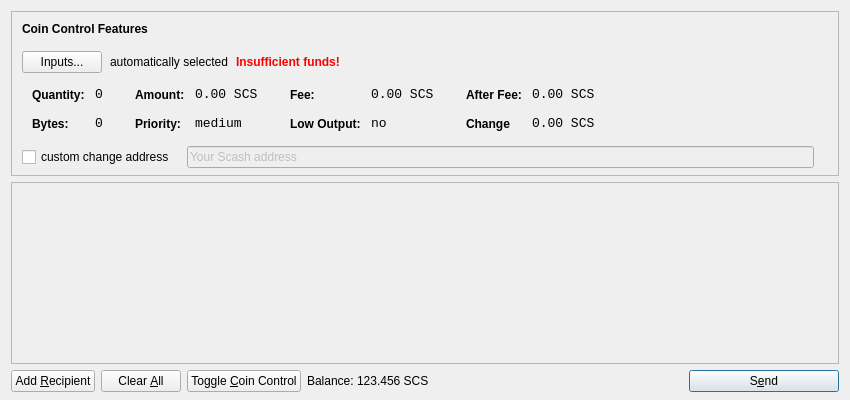
<?xml version="1.0" encoding="UTF-8"?>
<ui version="4.0">
 <class>SendCoinsDialog</class>
 <widget class="QDialog" name="SendCoinsDialog">
  <property name="geometry">
   <rect>
    <x>0</x>
    <y>0</y>
    <width>850</width>
    <height>400</height>
   </rect>
  </property>
  <property name="windowTitle">
   <string>Send Coins</string>
  </property>
  <layout class="QVBoxLayout" name="verticalLayout" stretch="0,1,0">
   <property name="bottomMargin">
    <number>8</number>
   </property>
   <item>
    <widget class="QFrame" name="frameCoinControl">
     <property name="sizePolicy">
      <sizepolicy hsizetype="Expanding" vsizetype="Expanding">
       <horstretch>0</horstretch>
       <verstretch>0</verstretch>
      </sizepolicy>
     </property>
     <property name="maximumSize">
      <size>
       <width>16777215</width>
       <height>16777215</height>
      </size>
     </property>
     <property name="frameShape">
      <enum>QFrame::StyledPanel</enum>
     </property>
     <property name="frameShadow">
      <enum>QFrame::Sunken</enum>
     </property>
     <layout class="QVBoxLayout" name="verticalLayoutCoinControl2">
      <property name="spacing">
       <number>6</number>
      </property>
      <property name="leftMargin">
       <number>0</number>
      </property>
      <property name="topMargin">
       <number>0</number>
      </property>
      <property name="rightMargin">
       <number>0</number>
      </property>
      <property name="bottomMargin">
       <number>6</number>
      </property>
      <item>
       <layout class="QVBoxLayout" name="verticalLayoutCoinControl" stretch="0,0,0,0,1">
        <property name="spacing">
         <number>0</number>
        </property>
        <property name="leftMargin">
         <number>10</number>
        </property>
        <property name="topMargin">
         <number>10</number>
        </property>
        <item>
         <layout class="QHBoxLayout" name="horizontalLayoutCoinControl1">
          <property name="bottomMargin">
           <number>15</number>
          </property>
          <item>
           <widget class="QLabel" name="labelCoinControlFeatures">
            <property name="sizePolicy">
             <sizepolicy hsizetype="Preferred" vsizetype="Maximum">
              <horstretch>0</horstretch>
              <verstretch>0</verstretch>
             </sizepolicy>
            </property>
            <property name="font">
             <font>
              <weight>75</weight>
              <bold>true</bold>
             </font>
            </property>
            <property name="styleSheet">
             <string notr="true">font-weight:bold;</string>
            </property>
            <property name="text">
             <string>Coin Control Features</string>
            </property>
           </widget>
          </item>
         </layout>
        </item>
        <item>
         <layout class="QHBoxLayout" name="horizontalLayoutCoinControl2" stretch="0,0,0,0">
          <property name="spacing">
           <number>8</number>
          </property>
          <property name="bottomMargin">
           <number>10</number>
          </property>
          <item>
           <widget class="QPushButton" name="pushButtonCoinControl">
            <property name="toolTip">
             <string>Source addresses for payment</string>
            </property>
            <property name="styleSheet">
             <string notr="true"/>
            </property>
            <property name="text">
             <string>Inputs...</string>
            </property>
           </widget>
          </item>
          <item>
           <widget class="QLabel" name="labelCoinControlAutomaticallySelected">
            <property name="text">
             <string>automatically selected</string>
            </property>
            <property name="margin">
             <number>5</number>
            </property>
           </widget>
          </item>
          <item>
           <widget class="QLabel" name="labelCoinControlInsuffFunds">
            <property name="font">
             <font>
              <weight>75</weight>
              <bold>true</bold>
             </font>
            </property>
            <property name="styleSheet">
             <string notr="true">color:red;font-weight:bold;</string>
            </property>
            <property name="text">
             <string>Insufficient funds!</string>
            </property>
            <property name="margin">
             <number>5</number>
            </property>
           </widget>
          </item>
          <item>
           <spacer name="horizontalSpacerCoinControl">
            <property name="orientation">
             <enum>Qt::Horizontal</enum>
            </property>
            <property name="sizeHint" stdset="0">
             <size>
              <width>40</width>
              <height>1</height>
             </size>
            </property>
           </spacer>
          </item>
         </layout>
        </item>
        <item>
         <widget class="QWidget" name="widgetCoinControl" native="true">
          <property name="sizePolicy">
           <sizepolicy hsizetype="Preferred" vsizetype="Preferred">
            <horstretch>0</horstretch>
            <verstretch>0</verstretch>
           </sizepolicy>
          </property>
          <property name="minimumSize">
           <size>
            <width>0</width>
            <height>0</height>
           </size>
          </property>
          <property name="styleSheet">
           <string notr="true"/>
          </property>
          <layout class="QHBoxLayout" name="horizontalLayoutCoinControl5">
           <property name="leftMargin">
            <number>0</number>
           </property>
           <property name="topMargin">
            <number>0</number>
           </property>
           <property name="rightMargin">
            <number>0</number>
           </property>
           <property name="bottomMargin">
            <number>0</number>
           </property>
           <item>
            <layout class="QHBoxLayout" name="horizontalLayoutCoinControl3" stretch="0,0,0,1">
             <property name="spacing">
              <number>20</number>
             </property>
             <property name="topMargin">
              <number>0</number>
             </property>
             <property name="bottomMargin">
              <number>10</number>
             </property>
             <item>
              <layout class="QFormLayout" name="formLayoutCoinControl1">
               <property name="horizontalSpacing">
                <number>10</number>
               </property>
               <property name="verticalSpacing">
                <number>14</number>
               </property>
               <property name="leftMargin">
                <number>10</number>
               </property>
               <property name="topMargin">
                <number>4</number>
               </property>
               <property name="rightMargin">
                <number>6</number>
               </property>
               <item row="0" column="0">
                <widget class="QLabel" name="labelCoinControlQuantityText">
                 <property name="styleSheet">
                  <string notr="true">font-weight:bold;</string>
                 </property>
                 <property name="text">
                  <string>Quantity:</string>
                 </property>
                 <property name="margin">
                  <number>0</number>
                 </property>
                </widget>
               </item>
               <item row="0" column="1">
                <widget class="QLabel" name="labelCoinControlQuantity">
                 <property name="font">
                  <font>
                   <family>Monospace</family>
                   <pointsize>10</pointsize>
                  </font>
                 </property>
                 <property name="cursor">
                  <cursorShape>IBeamCursor</cursorShape>
                 </property>
                 <property name="contextMenuPolicy">
                  <enum>Qt::ActionsContextMenu</enum>
                 </property>
                 <property name="text">
                  <string>0</string>
                 </property>
                 <property name="margin">
                  <number>0</number>
                 </property>
                 <property name="textInteractionFlags">
                  <set>Qt::LinksAccessibleByMouse|Qt::TextSelectableByKeyboard|Qt::TextSelectableByMouse</set>
                 </property>
                </widget>
               </item>
               <item row="1" column="0">
                <widget class="QLabel" name="labelCoinControlBytesText">
                 <property name="styleSheet">
                  <string notr="true">font-weight:bold;</string>
                 </property>
                 <property name="text">
                  <string>Bytes:</string>
                 </property>
                </widget>
               </item>
               <item row="1" column="1">
                <widget class="QLabel" name="labelCoinControlBytes">
                 <property name="font">
                  <font>
                   <family>Monospace</family>
                   <pointsize>10</pointsize>
                  </font>
                 </property>
                 <property name="cursor">
                  <cursorShape>IBeamCursor</cursorShape>
                 </property>
                 <property name="contextMenuPolicy">
                  <enum>Qt::ActionsContextMenu</enum>
                 </property>
                 <property name="text">
                  <string>0</string>
                 </property>
                 <property name="textInteractionFlags">
                  <set>Qt::LinksAccessibleByMouse|Qt::TextSelectableByKeyboard|Qt::TextSelectableByMouse</set>
                 </property>
                </widget>
               </item>
              </layout>
             </item>
             <item>
              <layout class="QFormLayout" name="formLayoutCoinControl2">
               <property name="horizontalSpacing">
                <number>10</number>
               </property>
               <property name="verticalSpacing">
                <number>14</number>
               </property>
               <property name="leftMargin">
                <number>6</number>
               </property>
               <property name="topMargin">
                <number>4</number>
               </property>
               <property name="rightMargin">
                <number>6</number>
               </property>
               <item row="0" column="0">
                <widget class="QLabel" name="labelCoinControlAmountText">
                 <property name="styleSheet">
                  <string notr="true">font-weight:bold;</string>
                 </property>
                 <property name="text">
                  <string>Amount:</string>
                 </property>
                 <property name="margin">
                  <number>0</number>
                 </property>
                </widget>
               </item>
               <item row="0" column="1">
                <widget class="QLabel" name="labelCoinControlAmount">
                 <property name="font">
                  <font>
                   <family>Monospace</family>
                   <pointsize>10</pointsize>
                  </font>
                 </property>
                 <property name="cursor">
                  <cursorShape>IBeamCursor</cursorShape>
                 </property>
                 <property name="contextMenuPolicy">
                  <enum>Qt::ActionsContextMenu</enum>
                 </property>
                 <property name="text">
                  <string>0.00 SCS</string>
                 </property>
                 <property name="textInteractionFlags">
                  <set>Qt::LinksAccessibleByMouse|Qt::TextSelectableByKeyboard|Qt::TextSelectableByMouse</set>
                 </property>
                </widget>
               </item>
               <item row="1" column="0">
                <widget class="QLabel" name="labelCoinControlPriorityText">
                 <property name="styleSheet">
                  <string notr="true">font-weight:bold;</string>
                 </property>
                 <property name="text">
                  <string>Priority:</string>
                 </property>
                </widget>
               </item>
               <item row="1" column="1">
                <widget class="QLabel" name="labelCoinControlPriority">
                 <property name="font">
                  <font>
                   <family>Monospace</family>
                   <pointsize>10</pointsize>
                  </font>
                 </property>
                 <property name="cursor">
                  <cursorShape>IBeamCursor</cursorShape>
                 </property>
                 <property name="contextMenuPolicy">
                  <enum>Qt::ActionsContextMenu</enum>
                 </property>
                 <property name="text">
                  <string>medium</string>
                 </property>
                 <property name="textInteractionFlags">
                  <set>Qt::LinksAccessibleByMouse|Qt::TextSelectableByKeyboard|Qt::TextSelectableByMouse</set>
                 </property>
                </widget>
               </item>
              </layout>
             </item>
             <item>
              <layout class="QFormLayout" name="formLayoutCoinControl3">
               <property name="horizontalSpacing">
                <number>10</number>
               </property>
               <property name="verticalSpacing">
                <number>14</number>
               </property>
               <property name="leftMargin">
                <number>6</number>
               </property>
               <property name="topMargin">
                <number>4</number>
               </property>
               <property name="rightMargin">
                <number>6</number>
               </property>
               <item row="0" column="0">
                <widget class="QLabel" name="labelCoinControlFeeText">
                 <property name="styleSheet">
                  <string notr="true">font-weight:bold;</string>
                 </property>
                 <property name="text">
                  <string>Fee:</string>
                 </property>
                 <property name="margin">
                  <number>0</number>
                 </property>
                </widget>
               </item>
               <item row="0" column="1">
                <widget class="QLabel" name="labelCoinControlFee">
                 <property name="font">
                  <font>
                   <family>Monospace</family>
                   <pointsize>10</pointsize>
                  </font>
                 </property>
                 <property name="cursor">
                  <cursorShape>IBeamCursor</cursorShape>
                 </property>
                 <property name="contextMenuPolicy">
                  <enum>Qt::ActionsContextMenu</enum>
                 </property>
                 <property name="text">
                  <string>0.00 SCS</string>
                 </property>
                 <property name="textInteractionFlags">
                  <set>Qt::LinksAccessibleByMouse|Qt::TextSelectableByKeyboard|Qt::TextSelectableByMouse</set>
                 </property>
                </widget>
               </item>
               <item row="1" column="0">
                <widget class="QLabel" name="labelCoinControlLowOutputText">
                 <property name="styleSheet">
                  <string notr="true">font-weight:bold;</string>
                 </property>
                 <property name="text">
                  <string>Low Output:</string>
                 </property>
                </widget>
               </item>
               <item row="1" column="1">
                <widget class="QLabel" name="labelCoinControlLowOutput">
                 <property name="font">
                  <font>
                   <family>Monospace</family>
                   <pointsize>10</pointsize>
                  </font>
                 </property>
                 <property name="cursor">
                  <cursorShape>IBeamCursor</cursorShape>
                 </property>
                 <property name="contextMenuPolicy">
                  <enum>Qt::ActionsContextMenu</enum>
                 </property>
                 <property name="text">
                  <string>no</string>
                 </property>
                 <property name="textInteractionFlags">
                  <set>Qt::LinksAccessibleByMouse|Qt::TextSelectableByKeyboard|Qt::TextSelectableByMouse</set>
                 </property>
                </widget>
               </item>
              </layout>
             </item>
             <item>
              <layout class="QFormLayout" name="formLayoutCoinControl4">
               <property name="horizontalSpacing">
                <number>10</number>
               </property>
               <property name="verticalSpacing">
                <number>14</number>
               </property>
               <property name="leftMargin">
                <number>6</number>
               </property>
               <property name="topMargin">
                <number>4</number>
               </property>
               <property name="rightMargin">
                <number>6</number>
               </property>
               <item row="0" column="0">
                <widget class="QLabel" name="labelCoinControlAfterFeeText">
                 <property name="styleSheet">
                  <string notr="true">font-weight:bold;</string>
                 </property>
                 <property name="text">
                  <string>After Fee:</string>
                 </property>
                 <property name="margin">
                  <number>0</number>
                 </property>
                </widget>
               </item>
               <item row="0" column="1">
                <widget class="QLabel" name="labelCoinControlAfterFee">
                 <property name="font">
                  <font>
                   <family>Monospace</family>
                   <pointsize>10</pointsize>
                  </font>
                 </property>
                 <property name="cursor">
                  <cursorShape>IBeamCursor</cursorShape>
                 </property>
                 <property name="contextMenuPolicy">
                  <enum>Qt::ActionsContextMenu</enum>
                 </property>
                 <property name="text">
                  <string>0.00 SCS</string>
                 </property>
                 <property name="textInteractionFlags">
                  <set>Qt::LinksAccessibleByMouse|Qt::TextSelectableByKeyboard|Qt::TextSelectableByMouse</set>
                 </property>
                </widget>
               </item>
               <item row="1" column="0">
                <widget class="QLabel" name="labelCoinControlChangeText">
                 <property name="styleSheet">
                  <string notr="true">font-weight:bold;</string>
                 </property>
                 <property name="text">
                  <string>Change</string>
                 </property>
                </widget>
               </item>
               <item row="1" column="1">
                <widget class="QLabel" name="labelCoinControlChange">
                 <property name="font">
                  <font>
                   <family>Monospace</family>
                   <pointsize>10</pointsize>
                  </font>
                 </property>
                 <property name="cursor">
                  <cursorShape>IBeamCursor</cursorShape>
                 </property>
                 <property name="contextMenuPolicy">
                  <enum>Qt::ActionsContextMenu</enum>
                 </property>
                 <property name="text">
                  <string>0.00 SCS</string>
                 </property>
                 <property name="textInteractionFlags">
                  <set>Qt::LinksAccessibleByMouse|Qt::TextSelectableByKeyboard|Qt::TextSelectableByMouse</set>
                 </property>
                </widget>
               </item>
              </layout>
             </item>
            </layout>
           </item>
          </layout>
         </widget>
        </item>
        <item>
         <layout class="QHBoxLayout" name="horizontalLayoutCoinControl4" stretch="0,0,0">
          <property name="spacing">
           <number>12</number>
          </property>
          <property name="sizeConstraint">
           <enum>QLayout::SetDefaultConstraint</enum>
          </property>
          <property name="topMargin">
           <number>5</number>
          </property>
          <property name="rightMargin">
           <number>5</number>
          </property>
          <item>
           <widget class="QCheckBox" name="checkBoxCoinControlChange">
            <property name="toolTip">
             <string>DO NOT ENABLE UNLESS YOU ARE FULLY UNDERSTAND WHAT ARE YOU DOING! YOU MAY LOSE FUNDS OTHEWISE!</string>
            </property>
            <property name="text">
             <string>custom change address</string>
            </property>
           </widget>
          </item>
          <item>
           <widget class="QLineEdit" name="lineEditCoinControlChange">
            <property name="enabled">
             <bool>false</bool>
            </property>
            <property name="sizePolicy">
             <sizepolicy hsizetype="Expanding" vsizetype="Fixed">
              <horstretch>0</horstretch>
              <verstretch>0</verstretch>
             </sizepolicy>
            </property>
            <property name="toolTip">
             <string>DO NOT FILL UNLESS YOU ARE FULLY UNDERSTAND WHAT ARE YOU DOING! YOU MAY LOSE FUNDS OTHEWISE!</string>
            </property>
            <property name="text">
             <string>Your Scash address</string>
            </property>
           </widget>
          </item>
          <item>
           <widget class="QLabel" name="labelCoinControlChangeLabel">
            <property name="sizePolicy">
             <sizepolicy hsizetype="Preferred" vsizetype="Expanding">
              <horstretch>0</horstretch>
              <verstretch>0</verstretch>
             </sizepolicy>
            </property>
            <property name="minimumSize">
             <size>
              <width>0</width>
              <height>0</height>
             </size>
            </property>
            <property name="text">
             <string/>
            </property>
            <property name="margin">
             <number>3</number>
            </property>
           </widget>
          </item>
         </layout>
        </item>
        <item>
         <spacer name="verticalSpacerCoinControl">
          <property name="orientation">
           <enum>Qt::Vertical</enum>
          </property>
          <property name="sizeHint" stdset="0">
           <size>
            <width>800</width>
            <height>1</height>
           </size>
          </property>
         </spacer>
        </item>
       </layout>
      </item>
     </layout>
    </widget>
   </item>
   <item>
    <widget class="QScrollArea" name="scrollArea">
     <property name="widgetResizable">
      <bool>true</bool>
     </property>
     <widget class="QWidget" name="scrollAreaWidgetContents">
      <property name="geometry">
       <rect>
        <x>0</x>
        <y>0</y>
        <width>830</width>
        <height>156</height>
       </rect>
      </property>
      <layout class="QVBoxLayout" name="verticalLayout_2">
       <property name="leftMargin">
        <number>0</number>
       </property>
       <property name="topMargin">
        <number>0</number>
       </property>
       <property name="rightMargin">
        <number>0</number>
       </property>
       <property name="bottomMargin">
        <number>0</number>
       </property>
       <item>
        <layout class="QVBoxLayout" name="entries">
         <property name="spacing">
          <number>6</number>
         </property>
        </layout>
       </item>
       <item>
        <spacer name="verticalSpacer">
         <property name="orientation">
          <enum>Qt::Vertical</enum>
         </property>
         <property name="sizeHint" stdset="0">
          <size>
           <width>20</width>
           <height>40</height>
          </size>
         </property>
        </spacer>
       </item>
      </layout>
     </widget>
    </widget>
   </item>
   <item>
    <layout class="QHBoxLayout" name="horizontalLayout">
     <item>
      <widget class="QPushButton" name="addButton">
       <property name="toolTip">
        <string>Send to multiple recipients at once</string>
       </property>
       <property name="text">
        <string>Add &amp;Recipient</string>
       </property>
       <property name="icon">
        <iconset resource="../bitcoin.qrc">
         <normaloff>:/icons/add</normaloff>:/icons/add</iconset>
       </property>
       <property name="autoDefault">
        <bool>false</bool>
       </property>
      </widget>
     </item>
     <item>
      <widget class="QPushButton" name="clearButton">
       <property name="sizePolicy">
        <sizepolicy hsizetype="Minimum" vsizetype="Fixed">
         <horstretch>0</horstretch>
         <verstretch>0</verstretch>
        </sizepolicy>
       </property>
       <property name="toolTip">
        <string>Remove all transaction fields</string>
       </property>
       <property name="text">
        <string>Clear &amp;All</string>
       </property>
       <property name="icon">
        <iconset resource="../bitcoin.qrc">
         <normaloff>:/icons/remove</normaloff>:/icons/remove</iconset>
       </property>
       <property name="autoRepeatDelay">
        <number>300</number>
       </property>
       <property name="autoDefault">
        <bool>false</bool>
       </property>
      </widget>
     </item>
     <item>
      <widget class="QPushButton" name="toggleCoinControlButton">
       <property name="sizePolicy">
        <sizepolicy hsizetype="Minimum" vsizetype="Fixed">
         <horstretch>0</horstretch>
         <verstretch>0</verstretch>
        </sizepolicy>
       </property>
       <property name="toolTip">
        <string>Show or hide additional transaction params</string>
       </property>
       <property name="text">
        <string>Toggle &amp;Coin Control</string>
       </property>
       <property name="icon">
        <iconset resource="../bitcoin.qrc">
         <normaloff>:/icons/control</normaloff>:/icons/control</iconset>
       </property>
       <property name="autoRepeatDelay">
        <number>300</number>
       </property>
       <property name="autoDefault">
        <bool>false</bool>
       </property>
      </widget>
     </item>
     <item>
      <layout class="QHBoxLayout" name="horizontalLayout_2">
       <property name="spacing">
        <number>3</number>
       </property>
       <item>
        <widget class="QLabel" name="label">
         <property name="sizePolicy">
          <sizepolicy hsizetype="Preferred" vsizetype="Fixed">
           <horstretch>0</horstretch>
           <verstretch>0</verstretch>
          </sizepolicy>
         </property>
         <property name="text">
          <string>Balance:</string>
         </property>
        </widget>
       </item>
       <item>
        <widget class="QLabel" name="labelBalance">
         <property name="sizePolicy">
          <sizepolicy hsizetype="Preferred" vsizetype="Fixed">
           <horstretch>0</horstretch>
           <verstretch>0</verstretch>
          </sizepolicy>
         </property>
         <property name="cursor">
          <cursorShape>IBeamCursor</cursorShape>
         </property>
         <property name="text">
          <string>123.456 SCS</string>
         </property>
         <property name="textInteractionFlags">
          <set>Qt::LinksAccessibleByMouse|Qt::TextSelectableByKeyboard|Qt::TextSelectableByMouse</set>
         </property>
        </widget>
       </item>
      </layout>
     </item>
     <item>
      <spacer name="horizontalSpacer">
       <property name="orientation">
        <enum>Qt::Horizontal</enum>
       </property>
       <property name="sizeHint" stdset="0">
        <size>
         <width>40</width>
         <height>20</height>
        </size>
       </property>
      </spacer>
     </item>
     <item>
      <widget class="QPushButton" name="sendButton">
       <property name="minimumSize">
        <size>
         <width>150</width>
         <height>0</height>
        </size>
       </property>
       <property name="toolTip">
        <string>Confirm the send action</string>
       </property>
       <property name="text">
        <string>S&amp;end</string>
       </property>
       <property name="icon">
        <iconset resource="../bitcoin.qrc">
         <normaloff>:/icons/send</normaloff>:/icons/send</iconset>
       </property>
       <property name="default">
        <bool>true</bool>
       </property>
      </widget>
     </item>
    </layout>
   </item>
  </layout>
 </widget>
 <resources>
  <include location="../bitcoin.qrc"/>
 </resources>
 <connections/>
</ui>
